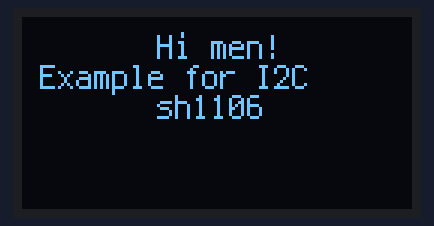
Bench run of a program on a simulated Raspberry Pi Pico running CircuitPython. Shown: 130×64 one-colour display.

Above: at 0.1 s.

The program:

testsh1106.py
```python
import board
import busio
import displayio
import terminalio
from adafruit_display_text import label
import adafruit_displayio_sh1106
import time

displayio.release_displays()

i2c = busio.I2C(board.GP5, board.GP4)
display_bus = displayio.I2CDisplay(i2c, device_address=0x3c)

WIDTH = 130 #should be 128, but at the right side of the screen there are some disturb
HEIGHT = 64
BORDER = 5
WHITE = 0xFFFFFF
BLACK = 0x000000

display = adafruit_displayio_sh1106.SH1106(display_bus, width=WIDTH, height=HEIGHT)

# Make the display context
splash = displayio.Group()
display.show(splash)

color_bitmap = displayio.Bitmap(WIDTH, HEIGHT, 1)
color_palette = displayio.Palette(1)
color_palette[0] = BLACK  # White

bg_sprite = displayio.TileGrid(color_bitmap, pixel_shader=color_palette, x=0, y=0)
splash.append(bg_sprite)

# Draw a smaller inner rectangle
#inner_bitmap = displayio.Bitmap(WIDTH - BORDER * 2, HEIGHT - BORDER * 2, 1)
#inner_palette = displayio.Palette(1)
#inner_palette[0] = BLACK  # Black
#inner_sprite = displayio.TileGrid(inner_bitmap, pixel_shader=inner_palette, x=BORDER, y=BORDER)
#splash.append(inner_sprite)

# Draw a label
text = "Hi men!"
text_area = label.Label(terminalio.FONT, text=text, color=WHITE, x=WIDTH // 2 - 20, y=10)
splash.append(text_area)

text = "Example for I2C"
text_area = label.Label(terminalio.FONT, text=text, color=WHITE, x=6, y=20)
splash.append(text_area)

text = "sh1106"
text_area = label.Label(terminalio.FONT, text=text, color=WHITE, x=WIDTH // 2 - 20, y=30)
splash.append(text_area)


while True:
    pass
```
